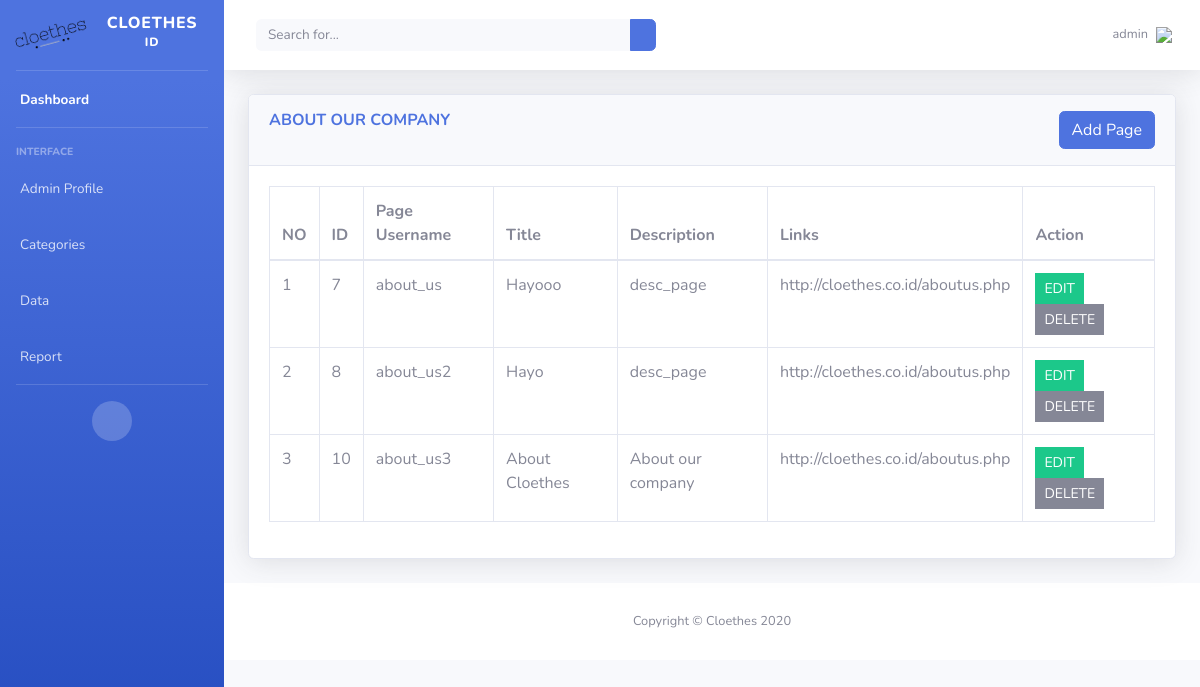
The page /admin/aboutus.php (signed in) on the database its author committed.
### tables this page shows
CREATE TABLE `about_us` (
  `id_page` int(11) NOT NULL,
  `pagename` varchar(50) NOT NULL,
  `title` varchar(50) NOT NULL,
  `desc_page` varchar(200) NOT NULL,
  `link` varchar(100) NOT NULL
);

### admin/function.php (called while the page is built, shortened)
<?php
	require_once 'database/dbconfig.php';
	function query($query) {
		global $conn;
		$result = mysqli_query($conn, $query);
		$rows = [];
		while( $row = mysqli_fetch_assoc($result) ) {
			$rows[] = $row;
		}
		return $rows;
	}
?>

### admin/aboutus.php (the view, shortened to what this page needs)
<?php
	require 'session.php';
	require 'function.php';
	include('includes/header.php');
	include('includes/navbar.php');
	$table = query("SELECT * FROM about_us");
?>
<div class="container-fluid">
	<div class="card shadow mb-4">
	  <div class="card-header py-3">
	    <h6 class="m-0 font-weight-bold text-primary"> ABOUT OUR COMPANY
	            <button type="button" class="btn btn-primary" data-toggle="modal" data-target="#addadminprofile" style="float: right;">
	              Add Page
	            </button>
	    </h6>
	  </div>
	  <div class="card-body">
	    <div class="table-responsive">
	      <table class="table table-bordered" id="dataTable" width="100%" cellspacing="0">
	        <thead>
	          <tr>
	            <th>NO</th>
				<th>ID</th>
				<th>Page Username</th>
				<th>Title</th>
				<th>Description</th>
				<th>Links</th>
				<th>Action</th>
	          </tr>
	        </thead>
	        <tbody>
	          <?php $i = 1; ?>
			  <?php foreach ( $table as $row ) : ?>
			  <tr>
				<td><?= $i; ?></td>
				<td><?= $row["id_page"]; ?></td>
				<td><?= $row["pagename"]; ?></td>
				<td><?= $row["title"]; ?></td>
				<td><?= $row["desc_page"]; ?></td>
				<td><?= $row["link"]; ?></td>
	            <td>
	                <form action="" method="post" enctype="multipart/form-data">
	                    <a class="btn btn btn-success btn-sm rounded-0" name="edit" href="aboutus_edit.php?id= <?= $row["id_page"];?>" >EDIT</a>
	                    <button type="submit" name="delete" class="btn btn-secondary btn-sm rounded-0" onclick="return confirm('Yakin hapus data ini?');" >DELETE</button>
	                </form>
	            </td>
	          </tr>
	        <?php $i++; ?>
			<?php endforeach; ?>
	        </tbody>
	      </table>
	    </div>
	  </div>
	</div>
</div>
<?php
include('includes/footer.php');
?>

### rows shown on the page
about_us: id_page "7", pagename "about_us", title "Hayooo", desc_page "desc_page", link "http://cloethes.co.id/aboutus.php"
about_us: id_page "8", pagename "about_us2", title "Hayo", desc_page "desc_page", link "http://cloethes.co.id/aboutus.php"
about_us: id_page "10", pagename "about_us3", title "About Cloethes", desc_page "About our company", link "http://cloethes.co.id/aboutus.php"

### other values the page prints
$_SESSION["login"] "admin"
